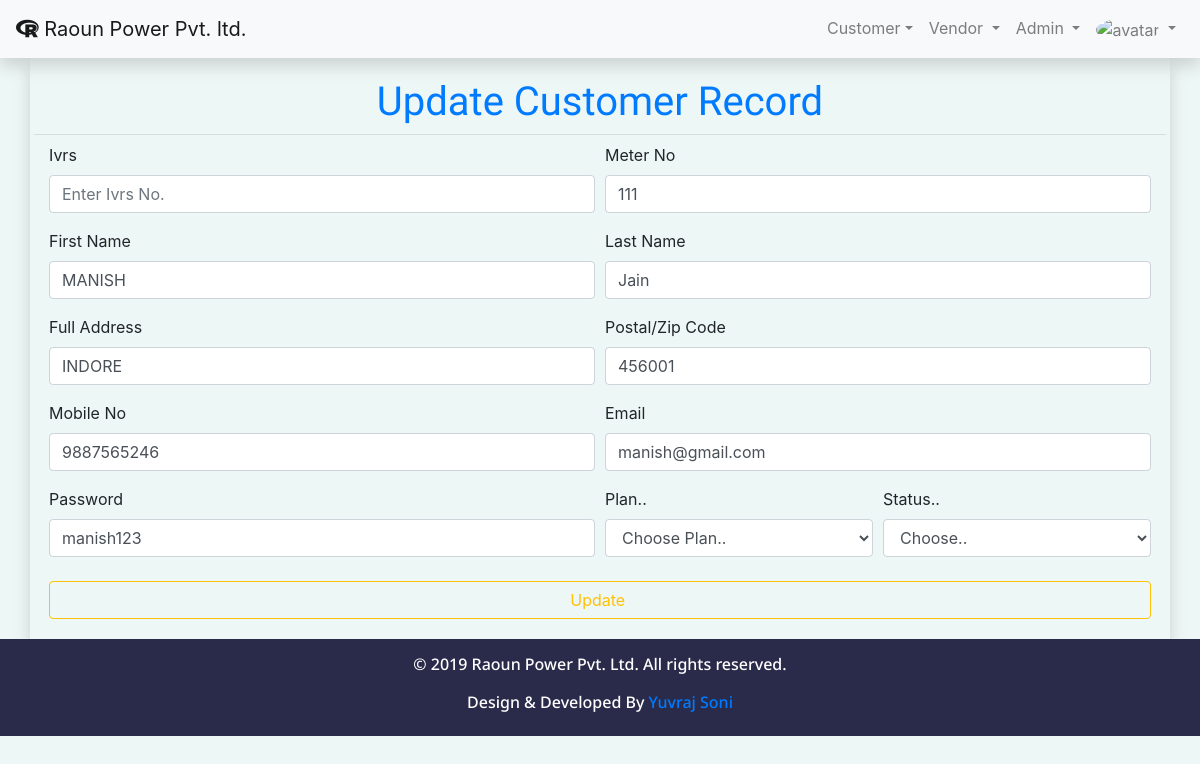
Screenshot of /admin/updtcustomer.php (signed in) with the database file from the repository.
### tables this page shows
CREATE TABLE `customerinfo` (
  `ivrs` varchar(20) NOT NULL,
  `meterno` varchar(20) NOT NULL,
  `firstname` varchar(20) NOT NULL,
  `lastname` varchar(20) NOT NULL,
  `address` varchar(40) NOT NULL,
  `postal` varchar(20) NOT NULL,
  `mobile` varchar(13) NOT NULL,
  `email` varchar(20) NOT NULL,
  `password` varchar(20) NOT NULL,
  `plan` varchar(20) NOT NULL,
  `status` varchar(10) NOT NULL
);

### admin/function.php (called while the page is built, shortened)
<?php
function connectinfo()
{
	$con = mysqli_connect("localhost", "root", "", "raoun power pvt. ltd");
    return $con;
}
function executequery($qry)
{
	$rs=mysqli_query(connectinfo(), $qry);
return $rs;
}
?>

### admin/updtcustomer.php (the view, shortened to what this page needs)
<?php include("function.php") ?>
<?php
$qry = "SELECT * FROM customerinfo";
$rs = executequery($qry);
$row = mysqli_fetch_array($rs);
$mtr = $row["meterno"];
$firstn = $row["firstname"];
$lastn = $row["lastname"];
$add = $row["address"];
$zip = $row["postal"];
$mbl = $row["mobile"];
$mail = $row["email"];
$pwd = $row["password"];
$pln = $row["plan"];
$sts = $row["status"];
?>
<!doctype html>
<html lang="en-us">
<head>
    <?php include("links.php"); ?>
</head>
<body style="background-color:#EDF7F5";>
	<?php include("navbar.php") ?>
<div class="container shadow p-1">
    <h1 style="font-family: 'Work Sans', sans-serif;" class="display-6 text-primary text-center mt-3">Update Customer Record</h1>
        <hr class="my-2">
        <div class="col-xl-12 col-lg-12 col-md-12 col-sm-12 mt-2">
        <form class="mb-3" id="frm" name="frm" method="post">
			<div class="form-row">
				<div class="form-group col-md-6">
                    <label for="ivrs">Ivrs</label>
                    <input type="text" class="form-control" id="ivrs" name="ivrs" placeholder="Enter Ivrs No." required autocomplete="off">
                </div>
                <div class="form-group col-md-6">
					<label for="meter">Meter No</label>
					<input type="text" id="meter" name="meter" class="form-control" value="<?php echo $mtr; ?>" required autocomplete="off" />
				</div>
			</div>
			<div class="form-row">
                <div class="form-group col-md-6">
                    <label for="fname">First Name</label>
                    <input type="text" class="form-control" id="fname" name="fname" value="<?php echo $firstn; ?>" required autocomplete="off">
                </div>
                <div class="form-group col-md-6">
					<label for="lname">Last Name</label>
					<input type="text" id="lname" name="lname" class="form-control" value="<?php echo $lastn; ?>" required autocomplete="off" />
				</div>
			</div>
			<div class="form-row">
				<div class="form-group col-md-6">
					<label for="adrs">Full Address</label>
					<input type="text" id="adrs" name="adrs" class="form-control" value="<?php echo $add; ?>" required autocomplete="off" />
				</div>
				<div class="form-group col-md-6">
					<label for="postal">Postal/Zip Code</label>
					<input type="text" id="postal" name="postal" class="form-control" value="<?php echo $zip; ?>" required autocomplete="off" />
				</div>
			</div>
			<div class="form-row">
				<div class="form-group col-md-6">
					<label for="mobile">Mobile No</label>
					<input type="text" id="mobile" name="mobile" class="form-control" value="<?php echo $mbl; ?>" required autocomplete="off" />
				</div>
				<div class="form-group col-md-6">
					<label for="email">Email</label>
					<input type="text" id="email" name="email" class="form-control" value="<?php echo $mail; ?>" required autocomplete="off" />
				</div>
			</div>
			<div class="form-row">
			<div class="form-group col-md-6">
					<label for="psw">Password</label>
					<input type="text" id="psw" name="psw" class="form-control" value="<?php echo $pwd; ?>" required autocomplete="off" />
                </div>
                <div class="form-group col-md-3">
                    <label for="plan" name="plan">Plan..</label>
                    <select id="plan" name="plan" value="<?php echo $pln; ?>" class="form-control">
						<option selected>Choose Plan..</option>
					</select>
				</div>
				<div class="form-group col-md-3">
                    <label for="stats">Status..</label>
                    <select id="stats" name="stats" value="<?php echo $sts; ?>" class="form-control">
						<option selected>Choose..</option>
					</select>
                </div>
			</div>
            <input type="submit" class="btn btn-outline-warning btn-md my-2 btn-block" id="sub" name="sub" value="Update " />
        </form>
    </div>
</div>
	<?php include("footer.php") ?>
</body>
</html>

### rows the page displays
customerinfo: meter "111", fname "MANISH", lname "Jain", adrs "INDORE", postal "456001", mobile "9887565246", email "manish@gmail.com", psw "manish123", plan "Choose Plan..", stats "Choose.."
